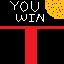

The image is a tile-based game level rendered from a .tmx file. Its description and complete source (layers, tilesets, objects, tile grids) follow:
An orthogonal 1x1 tile map with 64x64 px tiles, 3 tile layers (Background, Foreground, Top) and 1 object.

<map version="1.0" orientation="orthogonal" width="1" height="1" tilewidth="64" tileheight="64">
 <tileset firstgid="4" name="winMap" tilewidth="64" tileheight="64">
  <image source="LastMap.png" width="64" height="64" />
 </tileset>
 <layer name="Background" width="1" height="1">
  <data>
   <tile gid="4" />
  </data>
 </layer>
 <layer name="Foreground" width="1" height="1">
  <data>
   <tile gid="4" />
  </data>
 </layer>
 <layer name="Top" width="1" height="1">
  <data>
    <tile gid="4" />
  </data>
 </layer>
 <objectgroup name="Collision" width="1" height="1">
  <object x="287" y="354" width="127" height="60" />
 </objectgroup>
</map>
